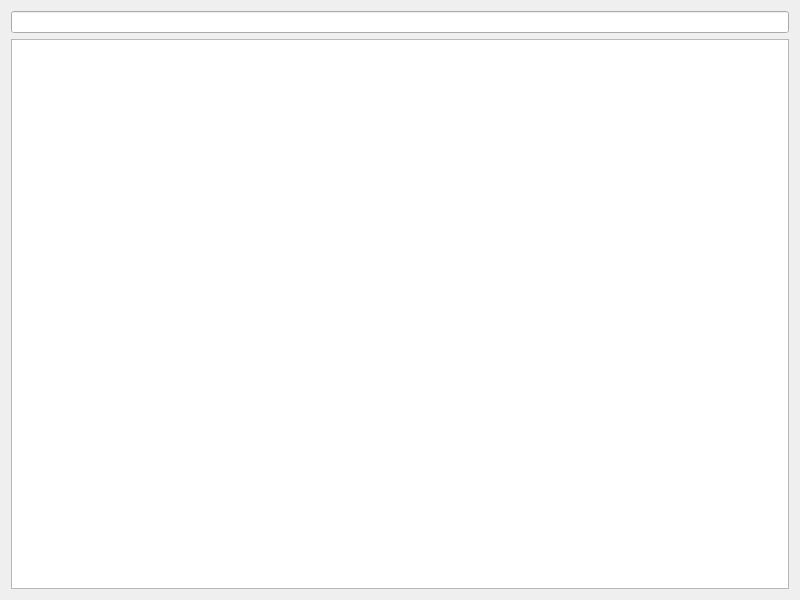
<?xml version="1.0" encoding="UTF-8"?>
<ui version="4.0">
 <class>Widget</class>
 <widget class="QWidget" name="Widget">
  <property name="geometry">
   <rect>
    <x>0</x>
    <y>0</y>
    <width>800</width>
    <height>600</height>
   </rect>
  </property>
  <property name="windowTitle">
   <string>Widget</string>
  </property>
  <layout class="QVBoxLayout" name="verticalLayout">
   <item>
    <widget class="QLineEdit" name="lineEditInput"/>
   </item>
   <item>
    <widget class="QTextEdit" name="textEditOutput">
     <property name="readOnly">
      <bool>true</bool>
     </property>
    </widget>
   </item>
  </layout>
 </widget>
 <resources/>
 <connections/>
</ui>
